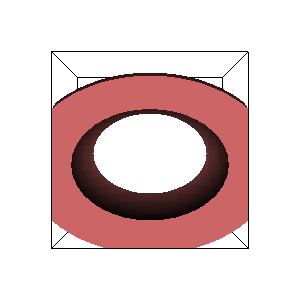

This chart was generated by the following Python code:
#!/usr/bin/env python

# Generate a 3D tetrahedral mesh from a volume by clipping a bandpass
# range of a sampled quadric function using vtkClipVolume with
# vtkImplicitWindowFunction.

# Factory overrides
import vtkmodules.vtkInteractionStyle  # noqa: F401
import vtkmodules.vtkRenderingOpenGL2  # noqa: F401

from vtkmodules.vtkCommonDataModel import (
    vtkImplicitDataSet,
    vtkImplicitWindowFunction,
    vtkQuadric,
)
from vtkmodules.vtkFiltersGeneral import vtkClipVolume
from vtkmodules.vtkFiltersModeling import vtkOutlineFilter
from vtkmodules.vtkImagingHybrid import vtkSampleFunction
from vtkmodules.vtkRenderingCore import (
    vtkActor,
    vtkDataSetMapper,
    vtkPolyDataMapper,
    vtkRenderWindow,
    vtkRenderWindowInteractor,
    vtkRenderer,
)

# Quadric definition
quadric = vtkQuadric()
quadric.SetCoefficients([0.5, 1, 0.2, 0, 0.1, 0, 0, 0.2, 0, 0])

sample = vtkSampleFunction()
sample.SetSampleDimensions(20, 20, 20)
sample.SetImplicitFunction(quadric)
sample.ComputeNormalsOff()

# Program a bandpass filter to clip a range of data
dataset = vtkImplicitDataSet()
dataset.SetDataSet(sample.GetOutput())

window = vtkImplicitWindowFunction()
window.SetImplicitFunction(dataset)
window.SetWindowRange(0.5, 1.0)

# Generate tetrahedral mesh
clip = vtkClipVolume()
clip.SetInputConnection(sample.GetOutputPort())
clip.SetClipFunction(window)
clip.SetValue(0.0)
clip.GenerateClippedOutputOff()

clip_mapper = vtkDataSetMapper()
clip_mapper.SetInputConnection(clip.GetOutputPort())
clip_mapper.ScalarVisibilityOff()

clip_actor = vtkActor()
clip_actor.SetMapper(clip_mapper)
clip_actor.GetProperty().SetColor(0.8, 0.4, 0.4)

# Outline
outline = vtkOutlineFilter()
outline.SetInputConnection(sample.GetOutputPort())

outline_mapper = vtkPolyDataMapper()
outline_mapper.SetInputConnection(outline.GetOutputPort())

outline_actor = vtkActor()
outline_actor.SetMapper(outline_mapper)
outline_actor.GetProperty().SetColor(0, 0, 0)

# Renderer
renderer = vtkRenderer()
renderer.SetBackground(1, 1, 1)
renderer.AddActor(clip_actor)
renderer.AddActor(outline_actor)

# Window
render_window = vtkRenderWindow()
render_window.SetMultiSamples(0)
render_window.AddRenderer(renderer)
render_window.SetSize(300, 300)
render_window.SetWindowName("clip volume bandpass")

# Interactor
interactor = vtkRenderWindowInteractor()
interactor.SetRenderWindow(render_window)

interactor.Initialize()
interactor.Start()
